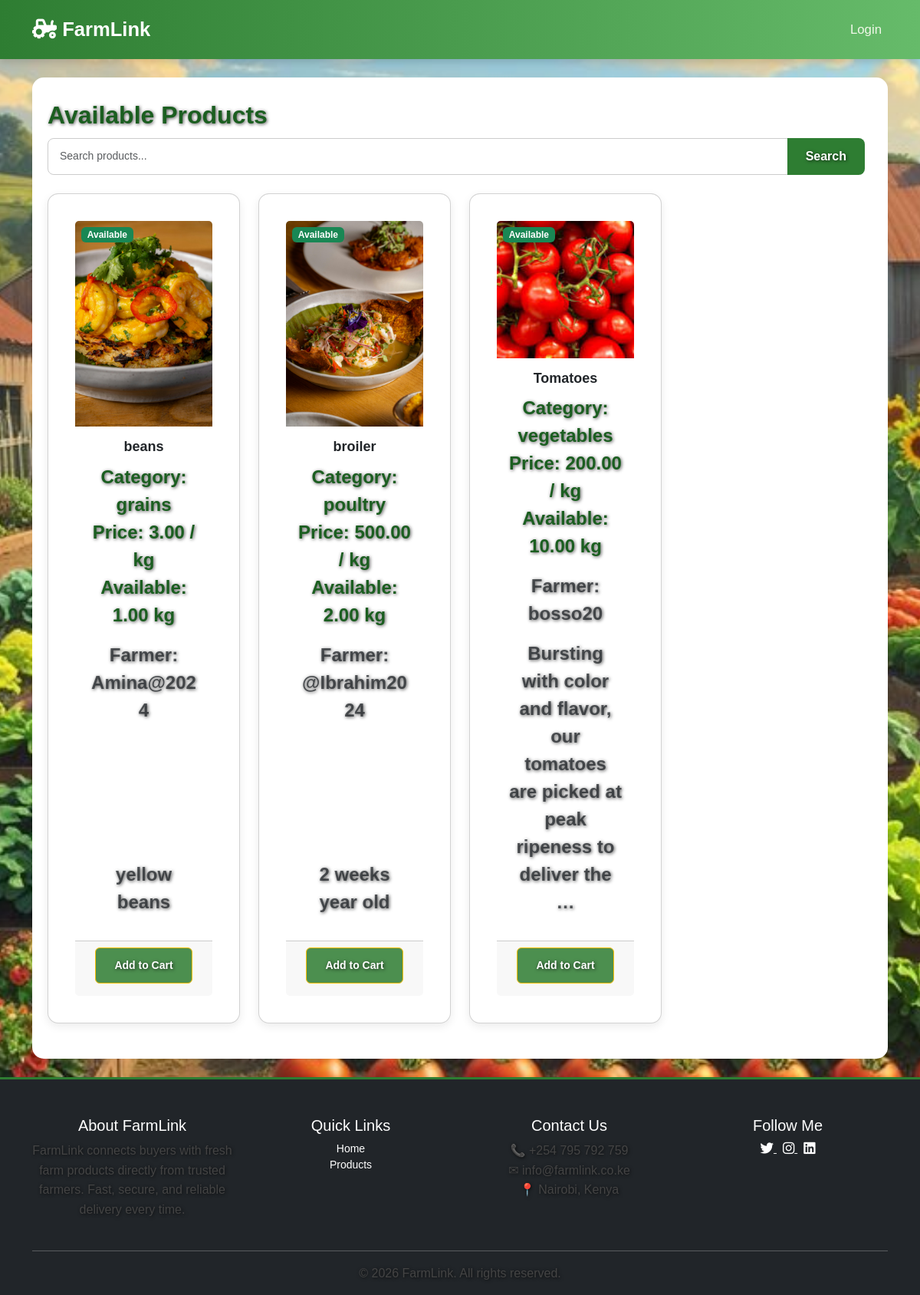
/products/, run on an earlier commit of the app's database.
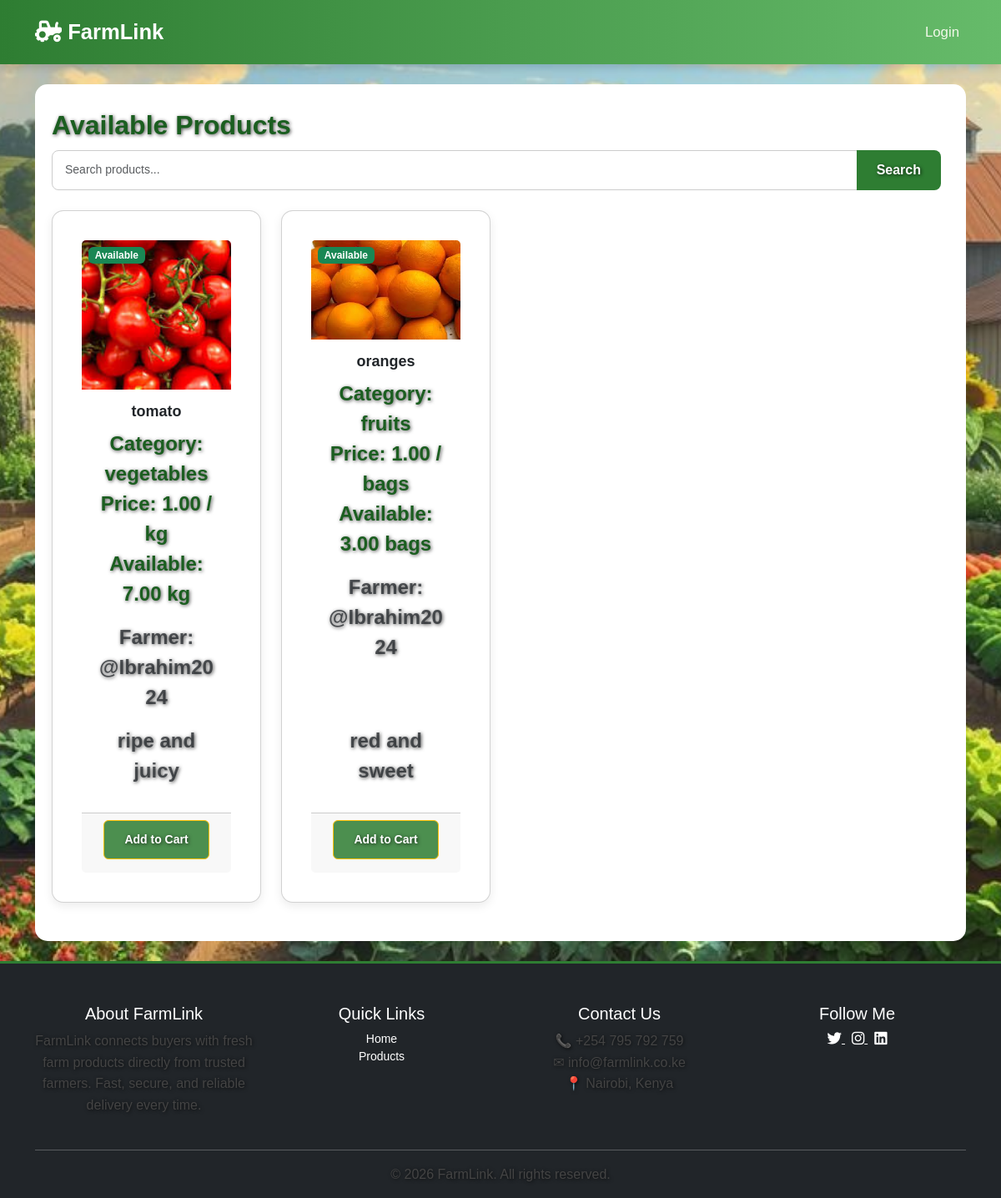
And on a later commit of the database.
### accounts/models.py (models this page shows, shortened)
class Product(models.Model):
    CATEGORIES = [
        ('vegetables', 'Vegetables'),
        ('fruits', 'Fruits'),
        ('grains', 'Grains'),
        ('dairy', 'Dairy'),
        ('poultry', 'Poultry'),
        ('other', 'Other'),
    ]
    farmer = models.ForeignKey(User, on_delete=models.CASCADE, related_name='products')
    name = models.CharField(max_length=100)
    category = models.CharField(max_length=20, choices=CATEGORIES)
    quantity = models.DecimalField(max_digits=10, decimal_places=2)
    unit = models.CharField(max_length=20, default='kg')
    price_per_unit = models.DecimalField(max_digits=10, decimal_places=2)
    description = models.TextField(blank=True)   # optional improvement
    image = models.ImageField(upload_to='product_images/', blank=True, null=True)
    created_at = models.DateTimeField(auto_now_add=True)
    is_available = models.BooleanField(default=True)

### accounts/views.py (the view)
# urls.py: path('products/', views.product_list, name='product_list'),
def product_list(request):
    query = request.GET.get("q")   # get search text from search box
    products = Product.objects.filter(is_available=True)
    if query:
        products = products.filter(
            Q(name__icontains=query) |
            Q(description__icontains=query) |
            Q(category__icontains=query)
        )
    return render(request, "products/product_list.html", {
        "products": products,
        "query": query
    })

### accounts/context_processors.py (called while the page is built)
def notification_count(request):
    if request.user.is_authenticated:
        unread_count = Notification.objects.filter(
            user=request.user,
            is_read=False
        ).count()
    else:
        unread_count = 0
    return {'unread_count': unread_count,
            'google_maps_key': settings.GOOGLE_MAPS_API_KEY,
            }

### accounts/templates/products/product_list.html
{% extends 'base.html' %}
{% block content %}
<div class="container mt-4">
    <h2>Available Products</h2>
    <form method="GET" action="" class="mb-4">
        <div class="input-group">
            <input type="text" name="q" class="form-control"
                   placeholder="Search products..."
                   value="{{ request.GET.q }}">
            <button class="btn btn-success" type="submit">Search</button>
        </div>
    </form>
    <div class="row">
        {% for product in products %}
        <div class="col-md-3 mb-3">
            <div class="card h-100">
                <div class="position-relative">
                    {% if product.image %}
                        <img src="{{ product.image.url }}" class="card-img-top" alt="{{ product.name }}">
                    {% endif %}
                    {% if product.quantity > 0 %}
                        <span class="badge bg-success position-absolute top-0 start-0 m-2">Available</span>
                    {% else %}
                        <span class="badge bg-danger position-absolute top-0 start-0 m-2">Out of Stock</span>
                    {% endif %}
                </div>
                <div class="card-body d-flex flex-column">
                    <h5 class="card-title">{{ product.name }}</h5>
                    <p class="card-text">
                        Category: {{ product.category }}<br>
                        Price: {{ product.price_per_unit }} / {{ product.unit }}<br>
                        Available: {{ product.quantity }} {{ product.unit }}
                    </p>
                    <p class="text-muted small">
                        Farmer: {{ product.farmer.username }}
                    </p>
                    <p class="text-muted mt-auto">
                        {{ product.description|truncatewords:15 }}
                    </p>
                </div>
                <div class="card-footer d-flex justify-content-between flex-column">
                    <div class="mb-2">
                        {% if product.quantity > 0 %}
                            <a href="{% url 'add_to_cart' product.id %}" class="btn btn-warning btn-sm">
                                Add to Cart
                            </a>
                        {% else %}
                            <button class="btn btn-secondary btn-sm" disabled>
                                Out of Stock
                            </button>
                        {% endif %}
                    </div>
                </div>
            </div>
        </div>
        {% empty %}
        <p class="text-muted">No products available.</p>
        {% endfor %}
    </div>
</div>
{% endblock %}

What changed in the data, as far as the page shows it:
removed Product: image (picture), shows "Available", name "beans", category "grains", price_per_unit "3.00", unit "kg", quantity "1.00", farmer.username "Amina@2024", description "yellow beans", shows "Add to Cart"
removed Product: image (picture), shows "Available", name "broiler", category "poultry", price_per_unit "500.00", unit "kg", quantity "2.00", farmer.username "@Ibrahim2024", description "2 weeks year old", shows "Add to Cart"
removed Product: image (picture), shows "Available", name "Tomatoes", category "vegetables", price_per_unit "200.00", unit "kg", quantity "10.00", farmer.username "bosso20", description "Bursting with color and flavor, our tomatoes are picked at peak ripeness to deliver the …", shows "Add to Cart"
added Product: image (picture), shows "Available", name "tomato", category "vegetables", price_per_unit "1.00", unit "kg", quantity "7.00", farmer.username "@Ibrahim2024", description "ripe and juicy", shows "Add to Cart"
added Product: image (picture), shows "Available", name "oranges", category "fruits", price_per_unit "1.00", unit "bags", quantity "3.00", farmer.username "@Ibrahim2024", description "red and sweet", shows "Add to Cart"
